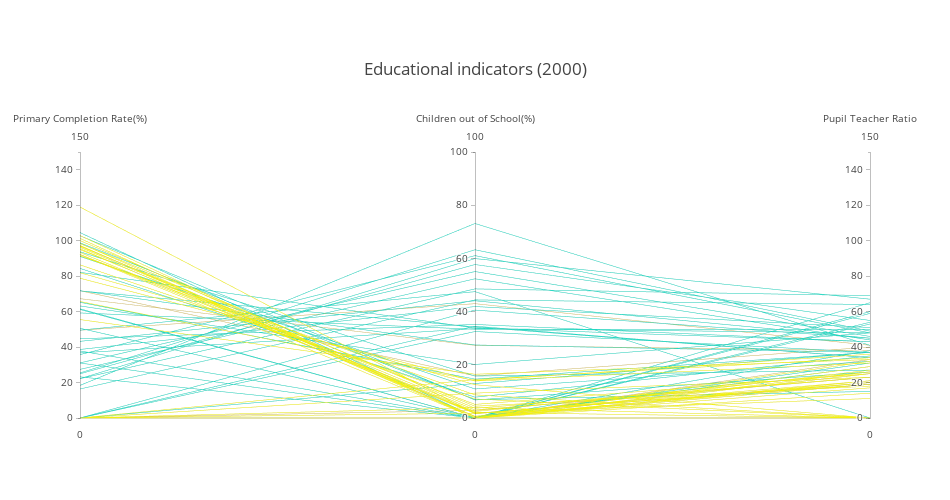

The notebook cell this image was saved under:
### Markdown cell above
<h3>2.2 - Health and education related issues on poorest regions</h3>
<h4>2.2.1 - Evolution of educational indicators (2000 vs 2016)</h4>
<ul>
    <li>Do the indicators comparison point out improvements on the last fifteen years?</li>
</ul>

### Code cell
education_by_country_2000 = education_by_country_2000_2016[education_by_country_2000_2016['Year'] == '2000']

data = [
    go.Parcoords(
        name='2000 indicators',
                
        ids=education_by_country_2000['Country Name'],
        line=dict(color=education_by_country_2000['id_region'],
                 colorscale=[[0,'#D7C16B'],[0.5,'#23D8C3'],[1,'#F3F10F']]),
        
        dimensions = list([
            dict(range=[0,150],
                 label='Primary Completion Rate(%)', 
                 values=np.round(education_by_country_2000['Primary Completion Rate (% of relevant age group)'], 2)),
            
            dict(range=[0,100],
                 label='Children out of School(%)', 
                 values=np.round(education_by_country_2000['Children out of School(% primary school)'], 2)),
            
            dict(range=[0,150],
                 label='Pupil Teacher Ratio', 
                 values=np.round(education_by_country_2000['Pupil Teacher ratio']))
        ])
    )
]

layout = go.Layout(
    title='Educational indicators (2000)',
    height=500,
    width=950,
    margin=dict(t=150)
)

fig = go.Figure(
    data=data,
    layout=layout
)

py(fig)

### Figure 1 — Plotly figure (JSON) as saved in the notebook; plotly's stock layout.template omitted (floating-point values rounded to 4 significant figures)
{"data": [{"dimensions": [{"label": "Primary Completion Rate(%)", "range": [0, 150], "values": [null, null, null, 98.49, 97.14, null, null, 98.39, 100.0, 37.8, 49.5, null, 93.74, null, null, 25.42, 24.93, 104.6, 50.59, null, null, 22.19, null, 94.99, null, null, null, 92.11, 43.22, 96.28, null, 119.0, 78.82, 96.84, 91.4, 44.66, 35.74, 61.58, 22.21, null, 71.79, 71.69, null, 55.51, 31.07, 27.41, 102.9, null, null, 71.78, 86.36, null, 63.19, null, 36.71, 61.21, null, 31.02, null, 102.8, 95.46, 16.36, 91.12, 67.29, 65.69, 18.39, 82.13, null, 92.05, 92.22, 101.3, null, 23.21, null, 38.64, 98.81, null, null, null, 84.37, null, null, null, null, null, null, null, 49.54, 65.25, 93.35, null, null, 97.31, 81.92, null, 59.24, null]}, {"label": "Children out of School(%)", "range": [0, 100], "values": [null, null, null, 0.45, 1.76, null, null, 4.44, 3.67, null, 42.98, 3.91, 15.77, null, null, 63.25, 57.7, 0.4, null, null, null, 48.53, null, 2.46, 32.51, null, null, null, 44.07, 1.87, null, 1.59, 13.9, 3.01, 8.69, 35.16, 61.04, null, 59.93, null, 27.46, 34.25, null, 16.45, 55.06, 52.33, null, null, 14.45, 15.83, 7.15, 34.52, 20.13, null, 33.61, null, 2.85, null, 40.57, 6.77, 0.65, 44.4, 10.92, 27.32, 14.07, 73.13, 33.85, null, 5.12, 2.14, 0.05, null, null, null, 41.9, 6.86, null, null, null, 7.82, null, null, null, 9.35, 1.79, null, null, 47.5, 14.62, 1.69, null, null, null, 12.51, null, 33.36, 12.97]}, {"label": "Pupil Teacher Ratio", "range": [0, 150], "values": [null, null, 19, 20, 19, null, null, 18, 23, 53, 41, null, 27, 25, 17, 49, 55, 29, null, 14, null, 69, 32, 26, 37, null, 60, 25, 45, 11, null, 20, 31, 23, null, 43, 48, 31, 67, null, 37, 34, 20, 33, 46, 44, 26, null, 34, 40, null, 34, 48, 38, 48, null, 23, 65, 45, 26, 27, 64, 32, 38, 36, 41, 43, 33, 25, null, 29, null, 54, null, 51, 15, null, null, null, 35, null, null, 19, 23, 19, null, null, null, 37, 21, null, 59, 21, null, null, 50, 37]}], "ids": ["Afghanistan", "Angola", "Antigua and Barbuda", "Argentina", "Aruba", "Bahamas, The", "Bangladesh", "Barbados", "Belize", "Benin", "Bhutan", "Bolivia", "Botswana", "Brazil", "British Virgin Islands", "Burkina Faso", "Burundi", "Cabo Verde", "Cameroon", "Cayman Islands", "Central African Republic", "Chad", "Chile", "Colombia", "Comoros", "Congo, Dem. Rep.", "Congo, Rep.", "Costa Rica", "Cote d'Ivoire", "Cuba", "Curacao", "Dominica", "Dominican Republic", "Ecuador", "El Salvador", "Equatorial Guinea", "Eritrea", "Eswatini", "Ethiopia", "Gabon", "Gambia, The", "Ghana", "Grenada", "Guatemala", "Guinea", "Guinea-Bissau", "Guyana", "Haiti", "Honduras", "India", "Jamaica", "Kenya", "Lesotho", "Liberia", "Madagascar", "Malawi", "Maldives", "Mali", "Mauritania", "Mauritius", "Mexico", "Mozambique", "Namibia", "Nepal", "Nicaragua", "Niger", "Nigeria", "Pakistan", "Panama", "Paraguay", "Peru", "Puerto Rico", "Rwanda", "Sao Tome and Principe", "Senegal", "Seychelles", "Sierra Leone", "Sint Maarten (Dutch part)", "Somalia", "South Africa", "South Sudan", "Sri Lanka", "St. Kitts and Nevis", "St. Lucia", "St. Vincent and the Grenadines", "Sudan", "Suriname", "Tanzania", "Togo", "Trinidad and Tobago", "Turks and Caicos Islands", "Uganda", "Uruguay", "Venezuela, RB", "Virgin Islands (U.S.)", "Zambia", "Zimbabwe"], "line": {"color": [0, 0.5, 1, 1, 1, 1, 0, 1, 1, 0.5, 0, 1, 0.5, 1, 1, 0.5, 0.5, 0.5, 0.5, 1, 0.5, 0.5, 1, 1, 0.5, 0.5, 0.5, 1, 0.5, 1, 1, 1, 1, 1, 1, 0.5, 0.5, 0.5, 0.5, 0.5, 0.5, 0.5, 1, 1, 0.5, 0.5, 1, 1, 1, 0, 1, 0.5, 0.5, 0.5, 0.5, 0.5, 0, 0.5, 0.5, 0.5, 1, 0.5, 0.5, 0, 1, 0.5, 0.5, 0, 1, 1, 1, 1, 0.5, 0.5, 0.5, 0.5, 0.5, 1, 0.5, 0.5, 0.5, 0, 1, 1, 1, 0.5, 1, 0.5, 0.5, 1, 1, 0.5, 1, 1, 1, 0.5, 0.5], "colorscale": [[0, "#D7C16B"], [0.5, "#23D8C3"], [1, "#F3F10F"]]}, "name": "2000 indicators", "type": "parcoords", "uid": "17aa162f-49ec-4e0c-98e5-3c8526a6516f"}], "layout": {"height": 500, "margin": {"t": 150}, "title": {"text": "Educational indicators (2000)"}, "width": 950}}
